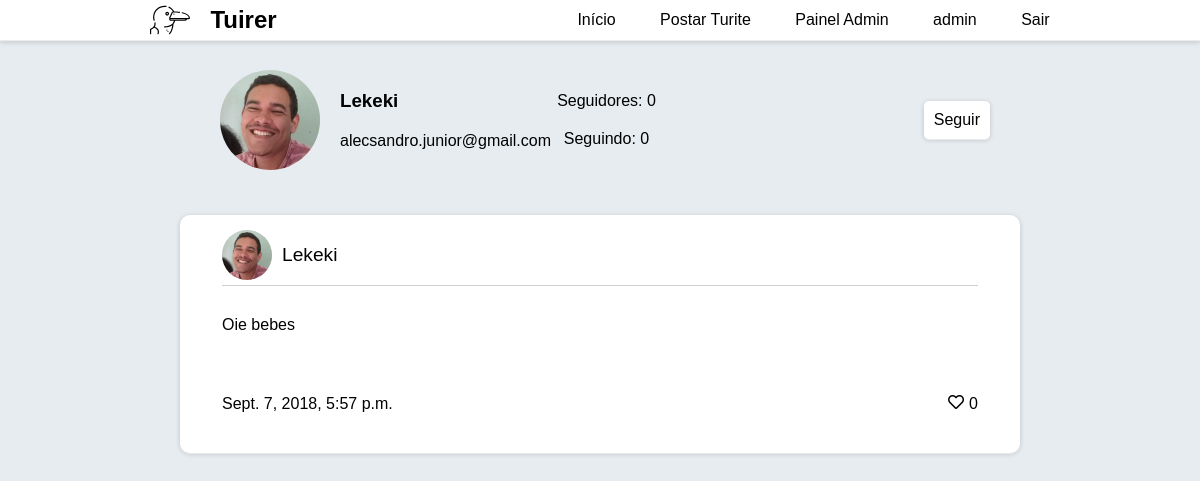
The app's page /perfil/6/ (signed in), older data.
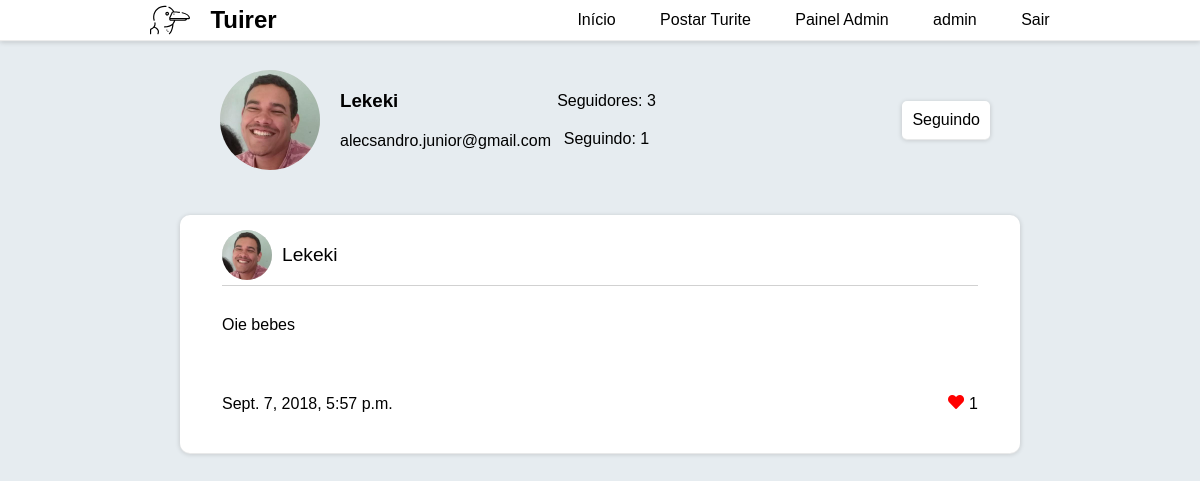
The same page, newer data.
### users/models.py (models this page shows)
class User(AbstractUser):
    followers = models.ManyToManyField('self', blank=True)
    following = models.ManyToManyField('self', blank=True)
    picture = models.ImageField('Foto de perfil', default='img/blank-pic.png')
    following = models.ManyToManyField('self', blank = True)
    liked_tuites = models.ManyToManyField('tuites.Tuite', related_name='liked_by')
    @property
    def followers_count(self):
        return self.followers.count()
    @property
    def following_count(self):
        return self.following.count()

### tuites/models.py (models this page shows)
class Tuite(models.Model):
    content = models.CharField('Tuite', max_length=280)
    author = models.ForeignKey('users.User', on_delete=models.CASCADE, related_name='tuites')
    date_created = models.DateTimeField(auto_now_add=True)
    objects = TuitesManager()
    @property
    def likes_count(self):
        return self.liked_by.count()
    def __str__(self):
        return f'{self.content}'
    class Meta:
        ordering = ('content', )

### users/views.py (the view)
# urls.py: path('perfil/<int:pk>/', ProfileView.as_view(), name='profile'),
class ProfileView(DetailView):
    model = User
    template_name = 'profile.html'
    context_object_name = 'profile'

### templates/templatetags/following.py (called while the page is built)
@register.simple_tag(takes_context=True)
def followingBool(context, key):
    user = context.get('user')
    query = User.objects.filter(username=user)[0].following.filter(pk=key).exists()
    if query:
        return 'Seguindo'
    else:
        return 'Seguir'

### templates/templatetags/user_liked.py (called while the page is built)
@register.simple_tag(takes_context=True)
def liked_tuite_heart_icon(context):
    user = context.get('user')
    tuite = context.get('tuite')
    if(user.is_authenticated):
        if user.liked_tuites.filter(id__in=[tuite.id]).exists():
            return "fas fa-heart"
    return "far fa-heart"

### templates/profile.html (shortened to what this page needs)
{% extends 'base.html' %}
{% load staticfiles %}
{% load following %}
{% block body %}
    <div class="profile-container">
        <div>
            <div>
                <img src="{{ profile.picture.url }}" class="profile-image">
            </div>
            <div>
                <h3 class="profile-text">{{ profile.username }}</h3>
                <p class="profile-text">{{ profile.email }}</p>
            </div>
        </div>
        <div>
            <p class="profile-text">Seguidores: {{ profile.following_count }}</p>
            <p class="profile-text">Seguindo: {{ profile.followers_count }}</p>
        </div>
        <div>
            <a href="{% url 'users:follow' profile.pk %}" class="follow-button">{% followingBool profile.pk %}</a>
        </div>
    </div>
    {% for tuite in profile.tuites.all %}
        {% include 'includes/card.html' %}
    {% endfor %}
{% endblock %}

### templates/base.html (shortened to what this page needs)
{% load staticfiles %}
<!DOCTYPE html>
<html>
<head>
    <link rel="stylesheet" type="text/css" href="{% static 'css/style.css' %}">
    <link rel="stylesheet" type="text/css" href="{% static 'css/edits.css' %}">
    <link rel="stylesheet" type="text/css" href="{% static 'css/profile.css' %}">
    <link rel="stylesheet" href="https://use.fontawesome.com/releases/v5.3.1/css/all.css">
</head>
<body>
    {% include 'includes/menu.html' %}
    <div id="gambiarra">Insira sua gambiarra aqui :D</div>
    {% block body %}{% endblock %}
</body>
</html>

### templates/includes/menu.html
{% load staticfiles %}
<nav id="nav">
    <a href="{% url 'index' %}" id="logo">
        <img src="{% static 'img/albatross.svg' %}" alt="">
        <h1 id="logomarca">Tuirer</h1>
    </a>
    <div id="nav-buttons">
        <a href="{% url 'index' %}">Início</a>
        <a href="{% url 'tuites:post_tuite' %}">Postar Turite</a>
        {% if request.user.is_superuser %}
            <a href="/admin"> Painel Admin</a>
        {% endif %}
        {% if user.is_authenticated %}
            <a href="{% url 'users:profile' request.user.pk %}"> {{ request.user.username }}</a>
            <a href="{% url 'users:logout' %}"> Sair</a>
        {% else %}
            <a href="{% url 'users:login' %}">Login</a>
            <a href="{% url 'users:signup' %}">Cadastro</a>
        {% endif %}
    </div>
</nav>

### templates/includes/card.html
{% load static %}
{% load user_liked %}
<div id="tuite">
    <div id="user-block">
        <img src="{{ tuite.author.picture.url }}" alt="">
        <a href="{% url 'users:profile' tuite.author.pk %}" id="username"> {{ tuite.author }}</a>
    </div>
    <div id="tuite-text">
        {{ tuite }}
    </div>
    <div id="reactions">
        <p>{{ tuite.date_created }}</p>
        <div>
            <a href="{% url 'tuites:like' tuite.id %}" class="like-tuite">
                <i class="{% liked_tuite_heart_icon %}"></i> {{ tuite.likes_count }}
            </a>
        </div>
    </div>
</div>

### static/css/style.css (style rules this page uses)
body { font-family: sans-serif; margin: 0; background: #e6ecf0; display: flex; flex-direction: column; align-items: center; }
#logo { display: flex; flex-direction: row; align-items: center; justify-content: center; }
#logo img { width: 40px; padding: 0 20px 0 0; }
#nav { display: flex; flex-direction: row; justify-content: space-around; background-color: white; width: 100%; align-items: center; position: fixed; box-shadow: 0 1px 1px 0 #ECECEC, 0 2px 5px 0 rgba(0, 0, 0, 0.19); }
#nav-buttons a { border-bottom: 3px solid white; transition: all 0.2s ease-out; }
#nav a { margin: 0 20px 0 20px; color: black; }
#tuite { display: flex; flex-direction: column; align-items: center; justify-content: space-around; background-color: white; width: 70%; margin: 25px 0 25px 0; box-shadow: 0 1px 1px 0 #ECECEC, 0 1px 5px 0 rgba(0, 0, 0, 0.19); border-radius: 10px; }
#user-block { display: flex; flex-direction: row; align-items: center; justify-content: flex-start; width: 90%; border-bottom: 1px solid rgb(209, 209, 209); margin: 10px 0 10px 0; padding: 5px 0 5px 0; }
#user-block img { width: 50px; background-color: #ddd; border-radius: 100%; height: 50px; object-fit: cover; width: 50px; margin: 0 10px 0 0; }
#user-block a { color: black; font-size: 1.2rem; }
#tuite-text { width: 90%; padding: 20px 0 20px 0; }
#reactions { width: 90%; display: flex; flex-direction: row; align-items: center; justify-content: space-between; padding: 20px 0 20px 0; }
#reactions div { display: flex; flex-direction: row; align-items: center; justify-content: center; padding: 20px 0 20px 0; }
#reactions div a { color: black; display: flex; align-items: center; justify-content: space-between; }
#reactions div a i { transition: all 0.1s linear; height: auto; margin: 0 5px 3px 0; }
.fas.fa-heart { color: red; }
#gambiarra { height: 40px; }
h1, h2, h3, p { margin: 0; }
.profile-image { background-color: #ddd; border-radius: 100%; height: 100px; object-fit: cover; width: 100px; margin: 20px; }
a, u { text-decoration: none; }

### static/css/profile.css (style rules this page uses)
.profile-container { display: flex; flex-direction: row; align-items: center; justify-content: space-between; padding-top: 10px; width: 70%; }
.profile-container > div { width: 30%; padding: 0 20px; display: flex; flex-direction: column; justify-content: space-between; align-items: center; }
.profile-container div:nth-child(1) { display: flex; flex-direction: row; justify-content: flex-start; align-items: center; }
.profile-container div:nth-child(3) { align-items: flex-end; padding-right: 30px; }
.profile-container div div { display: flex; flex-direction: column; justify-content: space-between; align-items: flex-start; }
.profile-text { padding: 10px 0 10px 0; }
.follow-button { color: black; padding: 10px; background: white; box-shadow: 0 1px 1px 0 #ECECEC, 0 1px 5px 0 rgba(0, 0, 0, 0.19); border-radius: 5px; }

Row changes from the older to the newer data that the page shows:
changed User "Lekeki": following_count "0" → "3"; followers_count "0" → "1"; id.username "Seguir" → "Seguindo"
computed for Tuite "Oie bebes": likes_count "0" → "1"
